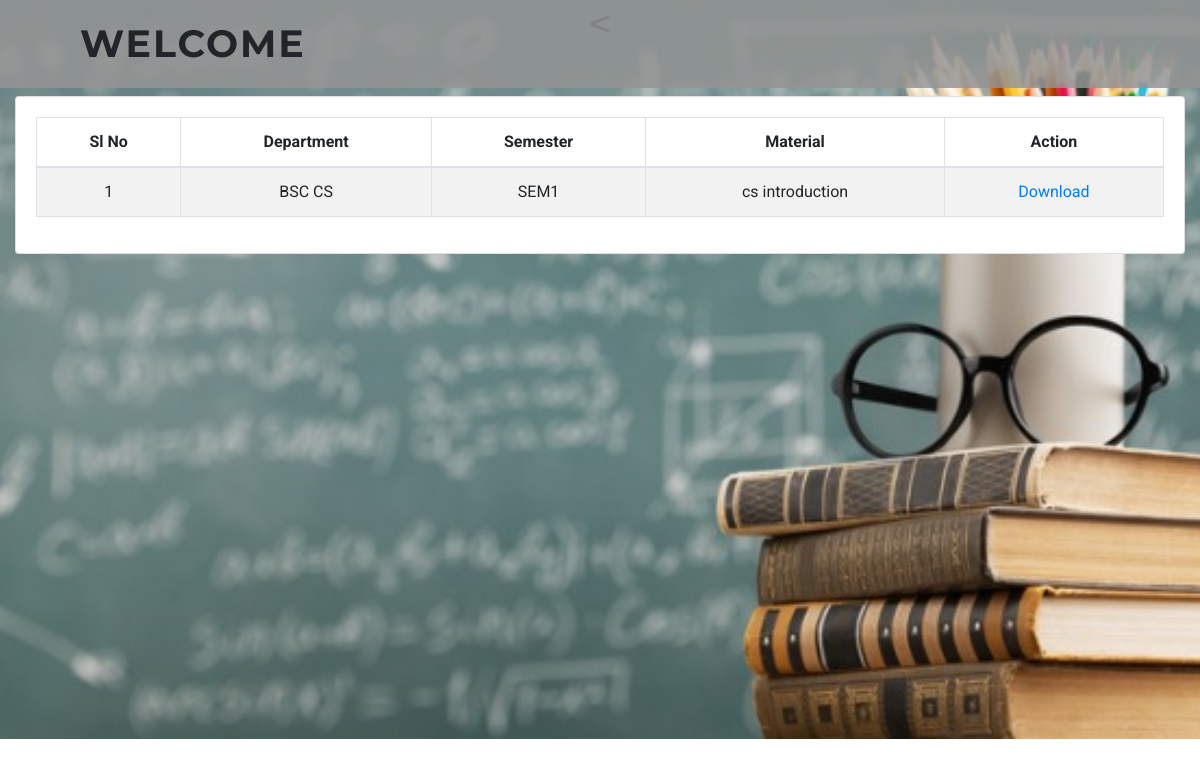
The page /material_dwnld.php on the database its author committed.
### tables this page shows
CREATE TABLE `tbl_material` (
  `m_id` int(11) NOT NULL,
  `department_id` int(11) NOT NULL,
  `sem_id` int(11) NOT NULL,
  `heading` varchar(200) NOT NULL,
  `file` varchar(100) NOT NULL,
  `file_path` varchar(200) NOT NULL
);

CREATE TABLE `tbl_department` (
  `department_id` int(11) NOT NULL,
  `dpt_name` varchar(20) NOT NULL
);

CREATE TABLE `tbl_sem` (
  `sem_id` int(11) NOT NULL,
  `sem` varchar(20) NOT NULL
);

### material_dwnld.php (the view, shortened to what this page needs)
<?php
include('connect.php');
$query_ret = mysqli_query($con, "SELECT * FROM tbl_material JOIN tbl_department ON tbl_material.department_id=tbl_department.department_id JOIN tbl_sem ON tbl_material.sem_id=tbl_sem.sem_id");
?>
<!DOCTYPE html>
<html lang="zxx">
<head>
    <link href="css/bootstrap.css" type="text/css" rel="stylesheet" media="all">
    <link href="css/style.css" type="text/css" rel="stylesheet" media="all">
	<link rel="stylesheet" href="css/owl.theme.css" type="text/css" media="all">
	<link rel="stylesheet" href="css/owl.carousel.css" type="text/css" media="screen" property="" />
    <link href="css/fontawesome-all.min.css" rel="stylesheet">
</head>
<body>
    <div class="banner1">
        <header>
            <nav class="navbar navbar-expand-lg navbar-light bg-gradient-secondary pt-3">
               <h1><a class="navbar-brand" WELCOME TO OUR COLLEGE
							<span>Welcome</span>
						</a></h1>
			</nav>
        </header>
<h1 align="center"><</h1></br></br>
<section class="content">
      <div class="container-fluid">
        <div class="card">
            <div class="card-body">
<table id="category_table" class="table table-bordered table-striped">
                <thead>
               <tr>
                  <th style="text-align: center;">Sl No</th>
                  <th style="text-align: center;">Department</th>
                  <th style="text-align: center;">Semester</th>
                  <th style="text-align: center;">Material</th>
                  <th style="text-align: center;">Action</th>
                </tr>
                </thead>
                <tbody>
                <?php $i = 0; while($data = mysqli_fetch_assoc($query_ret))
                {
                  $i++;
                ?>
                <tr>
                  <td align="center"><?php echo $i; ?></td>
                  <td align="center"><?php echo $data['dpt_name']; ?></td>
                  <td align="center"><?php echo $data['sem']; ?></td>
                  <td align="center"><?php echo $data['heading']; ?></td>
                  <td align="center"><a href="<?php echo $data['file_path']; ?>" target="_thapa">Download</a> </td>
                </tr>
                <?php } ?>
              </tbody>
            </table>
             </div>
        </div>
      </div>
    </section>
</body>
</html>

### css/style.css (style rules this page uses)
body { margin: 0; font-family: 'Roboto', sans-serif; background: #fff; }
body a, .slider-info a { transition: 0.5s all; -webkit-transition: 0.5s all; -moz-transition: 0.5s all; -o-transition: 0.5s all; -ms-transition: 0.5s all; text-decoration: none; outline: none; }
h1, h2, h3, h4, h5, h6 { margin: 0; font-family: 'Montserrat', sans-serif; }
header h1, { line-height: 0; }
.navbar-light { padding: 1em 5em; position: absolute; z-index: 999; width: 100%; left: 0; background: #949494d6; }
.navbar-light .navbar-brand { color: #000000; font-size: 38px; font-family: 'Montserrat', sans-serif; font-weight: 700; letter-spacing: 2px; text-transform: uppercase; }
.banner1 { background: url(../images/qqq.JPG) center no-repeat; -webkit-background-size: cover; -moz-background-size: cover; -o-background-size: cover; -ms-background-size: cover; background-size: cover; position: relative; height: 739px; }

### rows shown on the page
tbl_material: department.dpt_name "BSC CS", sem.sem "SEM1", heading "cs introduction"
